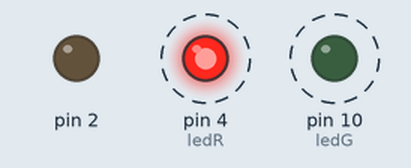
Recording of a sketch running on a simulated Arduino Uno, built with avr-gcc and run on an emulated ATmega328P. On the bench: output pins drawn as LEDs (lit = HIGH). Dashed ring = blinking.

Above: at 0.12 s.
Timing chart, 0 to 3.0 s (numbered marks = the images above):
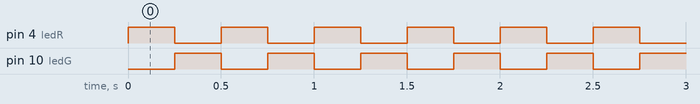

The sketch:

01_LEDBlinker.ino
```cpp
int delayTime = 250;
int ledR = 4;
int ledG = 10;


// the setup function runs once when you press reset or power the board
void setup() {
  // initialize digital pin LED_BUILTIN as an output.
  pinMode(10,OUTPUT);
  pinMode(4,OUTPUT) ;
  pinMode(2, OUTPUT);
  digitalWrite(2, LOW); //used as a ground pin


}

// the loop function runs over and over again forever
void loop() {
  digitalWrite(ledR, HIGH);   // turn the LED on (HIGH is the voltage level)
  delay(delayTime);                       // wait for a second
  digitalWrite(ledR, LOW);    // turn the LED off by making the voltage LOW
  digitalWrite(ledG, HIGH);
  delay(delayTime);
  digitalWrite(ledG,LOW);

  int delayTime = 300;
}
```

Measured:
- by itself, pin 4 (ledR), pin 10 (ledG): alternates HIGH for 0.25 s and LOW for 0.25 s
